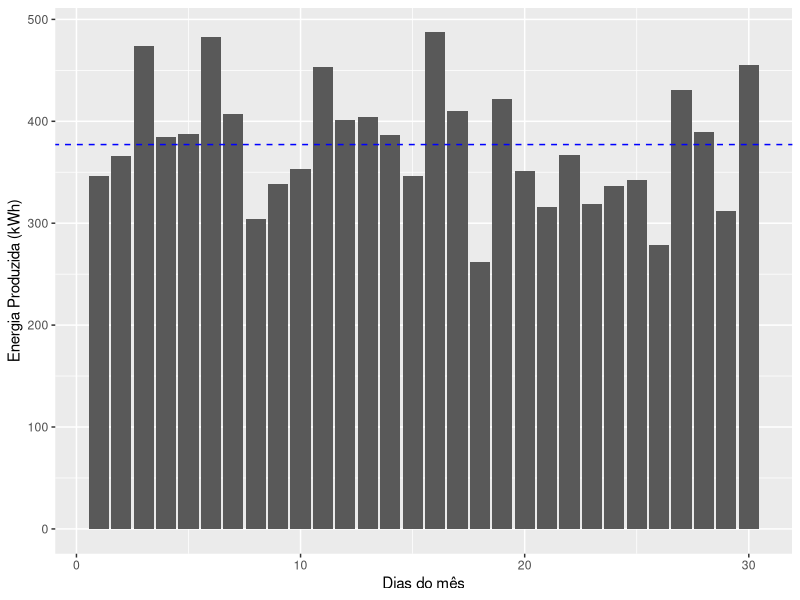
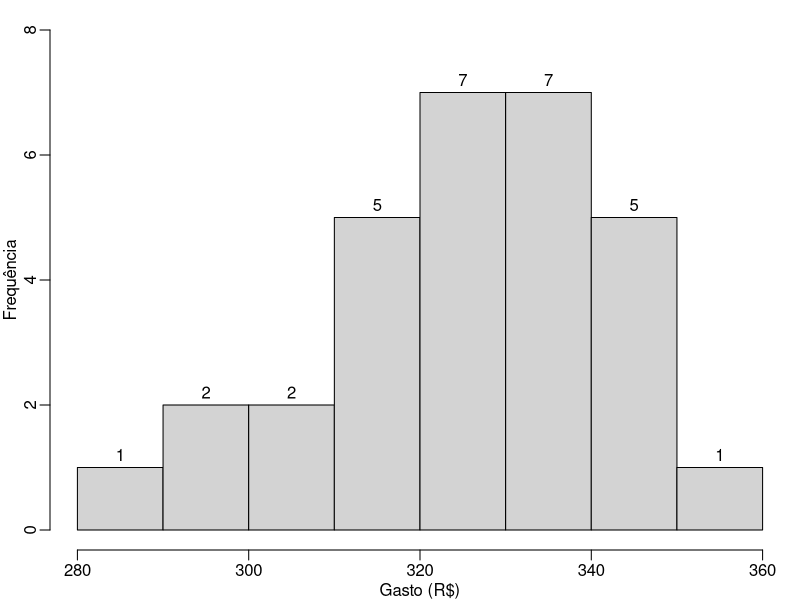
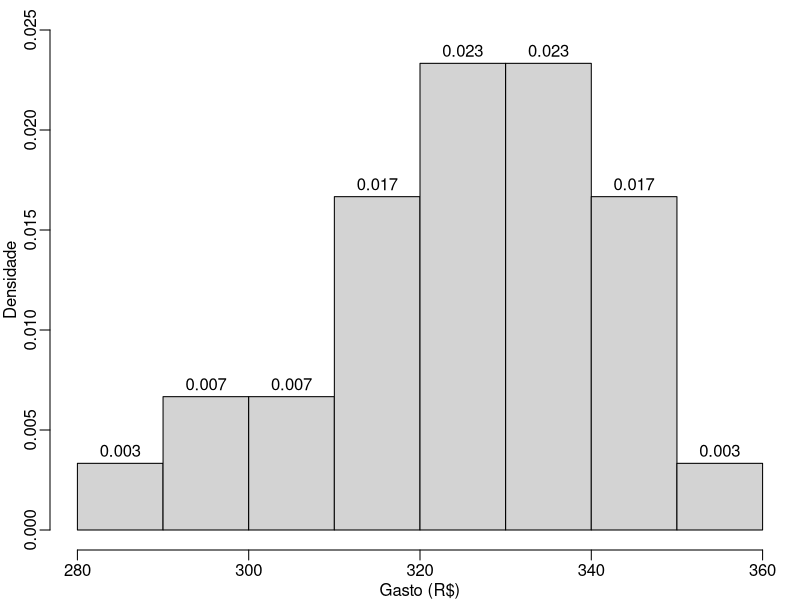
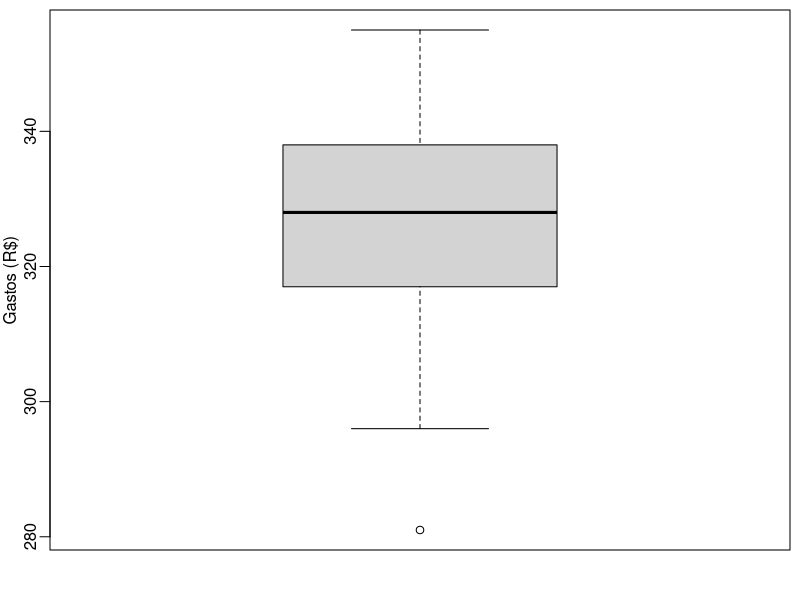
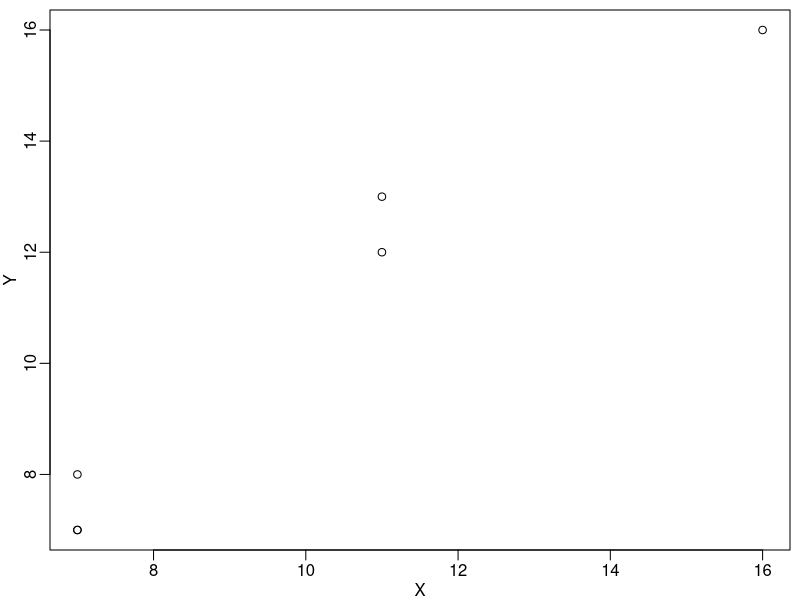
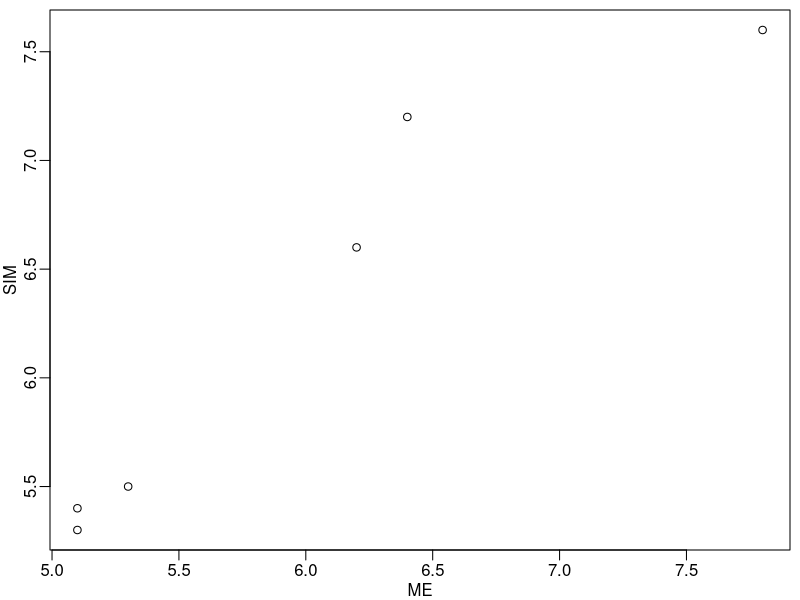
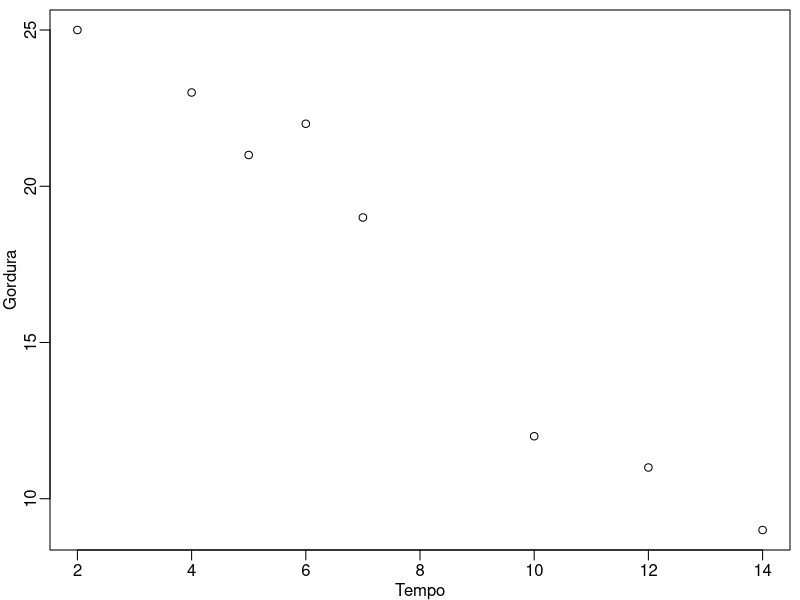
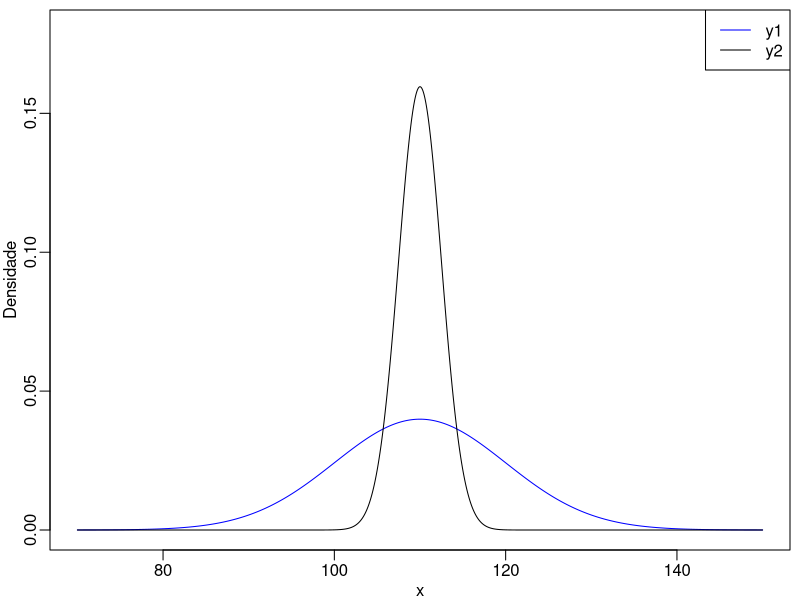

Source code (R) for these figures, in order:
## ---- chunk 1
knitr::opts_chunk$set(#collapse = TRUE,
                      echo = TRUE, 
                      size = "footnotesize",
                      comment = NA,
                      warning = FALSE,
                      message = FALSE,
                      #out.width = "1\\linewidth",
                      fig.align = "center",
                      fig.width = 8, 
                      fig.height = 4, 
                      fig.show = "hold",
                      #fig.path = "Figuras1/",
                      fig.pos = "!htb",
                      fig.cap = TRUE,
                      background = "#E6E6FA",
                      #background = "black",
                      dev = c("png",'pdf'),
                      res=300,
                      dpi = 300)
## ---- chunk 2
#library(tidyverse)
#library(tinytex)
library(knitr)
library(kableExtra)
library(xtable)
library(ggplot2)
library(dplyr)
## ---- chunk 3
#| label: tbl-transp
#| tbl-cap: "Tempo gasto, em minutos, para 10 funcionários irem de casa até a empresa em que trabalham de duas maneiras, ou transporte coletivo (TC) ou automóvel próprio (AP)."
#| tbl-cap-location: top
set.seed(7)
pp <- round(rnorm(10,mean=30,sd=5),0)
qq <- round(rnorm(10,mean=20,sd=5),0)
dd <- t(data.frame(Funcionario=1:10,
                 TC=pp, AP=qq))
dt <- as.data.frame(t(dd))
dd %>% 
  kable() %>% 
  kable_styling(full_width = FALSE, bootstrap_options = c("striped", "hover", "condensed", "responsive"))
## ---- chunk 4
TC <- c(41,24,27,28,25,25,34,29,31,41)
AP <- c(22,34,31,22,29,22,16,18,20,25)
dados <- data.frame(Funcionario=1:10,TC,AP)
dados
## ---- chunk 5
# Média e desvio padrão de TC
mean(dados[,2])
sd(dados[,2])
# Média e desvio padrão de AP
mean(dados[,3])
sd(dados[,3])
## ---- chunk 6
#Coeficiente de Variação (%):
#TC
round((sd(dados[,2])/mean(dados[,2]))*100,2)
#AP
round((sd(dados[,3])/mean(dados[,3]))*100,2)
## ---- chunk 7
set.seed(123)
energia <- round(c(rnorm(30,380,60)),2)
energia
## ---- chunk 8
# carregando a biblioteca
library(ggplot2)

# criando os dados
set.seed(123)
data <- data.frame(
  dia=1:30,  
  valor=round(c(rnorm(30,380,60)),2)
)
# Gráfico de barras
ggplot(data, aes(x=dia, y=valor)) + 
  geom_bar(stat = "identity") +
  geom_abline(slope=0, 
              intercept=mean(data$valor),
              col = "blue",lty=2)+
  labs(x="Dias do mês",
       y="Energia Produzida (kWh)")
## ---- chunk 9
library(gtools)
dd <- c(7,9,15)
vv <- var(dd)*2/3;vv
## ---- chunk 10
y = as.data.frame(permutations(n=3, r=2, 
                 v=dd, 
                 repeats.allowed=T))
colnames(c('r1','r2'))
## ---- chunk 11
y$s <- apply(y[,1:2],1, var)
y$v <- apply(y[,1:2],1, var)/2
y
## ---- chunk 12
ms <- mean(y$s);ms
mv <- mean(y$v);mv
## ---- chunk 13
#| label: tbl-adoles
#| tbl-cap: "Gastos mensais de 30 adolescentes para se alimentarem fora de casa."
#| tbl-cap-location: top
set.seed(7)
dp <- round(rnorm(30,325,100),0)
dp <- rpois(30,325)
dp %>% matrix(nrow = 3) %>% 
  kable() %>% 
  kable_styling(full_width = FALSE, bootstrap_options = c("striped", "hover", "condensed", "responsive"))

## ---- chunk 14
# Dados
dados <- c(309,324,305,312,281,341,355,296,
           342,337,334,321,322,299,335,320,
           338,330,323,330,332,342,346,317,
           326,319,333,339,311,344)
dados
## ---- chunk 15
#| Label: fig-hist1
#| fig-cap: "Histograma da frequência absoluta dos gastos mensais de 30 adolescentes para se alimentarem."
par(bg="white")
par(mar=c(2.5,2.5,0.5,0.5), mgp=c(1.5,0.5,0))
hist(dados, labels = T, main = "",
     xlab = 'Gasto (R$)', ylab = 'Frequência',
     ylim =c(0,8))
## ---- chunk 16
par(bg="white")
par(mar=c(2.5,2.5,0.5,0.5), mgp=c(1.5,0.5,0))
hist(dados, labels = T, main = "",
     xlab = 'Gasto (R$)', ylab = 'Densidade',
     probability = T, ylim = c(0,0.025))
## ---- chunk 17
summary(dados)
## ---- chunk 18
par(bg="white")
par(mar=c(2.5,2.5,0.5,0.5), mgp=c(1.5,0.5,0))
boxplot(dados, ylab = "Gastos (R$)") 
## ---- chunk 19
var(dados)
sd(dados)
(sd(dados)/mean(dados))*100
## ---- chunk 20
# Coeficiente de variação
# A:
(1500000/3280000)*100
#B
(500000/630000)*100
## ---- chunk 21
#| label: tbl-corr1
#| tbl-cap-location: top
#| tbl-cap: "Seis observações das variáveis X e Y."
set.seed(1)
x <- round(rnorm(6,mean = 10,sd=4),0)
y <- x + round(rnorm(6,mean = 0,sd=1),0)
dd <- t(data.frame(X=x, Y=y))
dd %>% 
  kable() %>% 
  kable_styling(full_width = FALSE, bootstrap_options = c("striped", "hover", "condensed", "responsive")) 
## ---- chunk 22
x <- c(7,11,7,16,11,7)
y <- c(7,12,8,16,13,7)
dados3 <- data.frame(X=x, Y=y)
dados3
## ---- chunk 23
par(bg="white")
par(mar=c(2.5,2.5,0.5,0.5), mgp=c(1.5,0.5,0))
plot(Y~X, dados3) 
## ---- chunk 24
cov(x,y)
## ---- chunk 25
cor(x,y)
# ou 
cov(x,y)/(sd(x)*sd(y))
## ---- chunk 26
#| label: tbl-corr2
#| tbl-cap-location: top
#| tbl-cap: "Seis observações das variáveis ME e SIM."
set.seed(1)
Aluno <- round(1:6,0)
x <- round(rnorm(6,mean = 6,sd=1.1),1)
y <- x + round(rnorm(6,mean = 0,sd=0.5),1)
dd <- t(data.frame(Aluno, ME=x, SIM=y))
dd %>% 
  kable() %>% 
  kable_styling(full_width = FALSE, bootstrap_options = c("striped", "hover", "condensed", "responsive"))
## ---- chunk 27
ME     <- c(5.3,6.2,5.1,7.8,6.4,5.1)
SIM	   <- c(5.5,6.6,5.4,7.6,7.2,5.3)
dados4 <- data.frame(Aluno=1:6,ME, SIM)
dados4
## ---- chunk 28
par(bg="white")
par(mar=c(2.5,2.5,0.5,0.5), mgp=c(1.5,0.5,0))
plot(SIM~ME,data = dados4) 
## ---- chunk 29
cov(dados4$ME,dados4$SIM)
## ---- chunk 30
cor(dados4$ME,dados4$SIM)
# ou 
cov(dados4$ME,dados4$SIM)/(sd(dados4$ME)*sd(dados4$SIM))
## ---- chunk 31
#| label: tbl-corr3
#| tbl-cap-location: top
#| tbl-cap: "Tempo de caminhada (horas) e gordura corporal (%) de oito indivíduos."
set.seed(1)
x <- c(6,12,4,2,5,7,14,10)
y <- c(22,11,23,25,21,19,9,12)
dd <- t(data.frame(Indivíduo=1:8, Tempo=x, Gordura =y))
dd %>% 
  kable() %>% 
  kable_styling(full_width = FALSE, bootstrap_options = c("striped", "hover", "condensed", "responsive"))
## ---- chunk 32
Tempo   <- c(6,12,4,2,5,7,14,10)
Gordura <- c(22,11,23,25,21,19,9,12)
dados5  <- data.frame(Ind=1:8,Tempo, Gordura)
dados5
## ---- chunk 33
par(bg="white")
par(mar=c(2.5,2.5,0.5,0.5), mgp=c(1.5,0.5,0))
plot(Gordura~Tempo,data = dados5) 
## ---- chunk 34
cov(dados5$Tempo,dados5$Gordura)
## ---- chunk 35
cor(dados5$Tempo,dados5$Gordura)
## ---- chunk 36
#| Label: fig-den1
#| fig-cap: "Distribuições da v.a. e das médias amostrais de X (comando básicos do R)."
x <- seq(70,150,0.01)
y1 <- dnorm(x,110,10)
y2 <- dnorm(x,110,2.5)
par(mar=c(2.5,2.5,0.5,0.5), mgp=c(1.5,0.5,0))
plot(y1~x, type="l",col="blue",ylim=c(0,0.18),
     ylab = "Densidade")
points(y2~x,type="l",col="black")
legend("topright", legend=c("y1", "y2"), col=c("blue", "black"), lty=1)

## ---- chunk 37
#| label: tbl-dieta1
#| tbl-cap: "Massa, em kg, para 12 pacientes, antes e depois de uma dieta proposta."
#| tbl-cap-location: top
set.seed(7)
pp <- round(rnorm(12,mean=95,sd=5),0)
qq <- round(rnorm(12,mean=90,sd=5),0)
dd <- t(data.frame(Paciente=1:12,
                 Antes=pp, Depois=qq))
#dt <- as.data.frame(t(dd))
dd %>% 
  kable() %>% 
  kable_styling(full_width = FALSE, bootstrap_options = c("striped", "hover", "condensed", "responsive"))
## ---- chunk 38
set.seed(7)
# Amostra da população Antes
xa <- round(rnorm(12,mean=95,sd=5),0)
# Amostra da população Depois
xb <- round(rnorm(12,mean=90,sd=5),0)
# Diferença 
d  <-xa - xb
# Média da diferença
mean(d)
# Desvio padrão da diferença
sd(d)
# Teste t pareado unilateral a direita
t.test(xa,xb,paired = T, alternative = "greater")
# t calculado
t.test(xa,xb,paired = T, alternative = "greater")$statistic
# Quantil
qt(0.95,9)

## ---- chunk 39
#| label: tbl-industria1
#| tbl-cap: "Perdas semanais (horas/funcionário) em 10 indústrias, antes e depois de um programa de segurança do trabalho."
#| tbl-cap-location: top
set.seed(7)
pp <- sort(round(rnorm(10,mean=70,sd=4),0))
qq <- sort(round(rnorm(10,mean=65,sd=4),0))
dd <- t(data.frame(Indústria=1:10,
                 Antes=pp, Depois=qq))
#dt <- as.data.frame(t(dd))
dd %>% 
  kable() %>% 
  kable_styling(full_width = FALSE, bootstrap_options = c("striped", "hover", "condensed", "responsive"))
## ---- chunk 40
set.seed(7)
# Amostra da população Antes
xa <- sort(round(rnorm(10,mean=70,sd=4),0))
# Amostra da população Depois
xb <- sort(round(rnorm(10,mean=65,sd=4),0))
# Diferença 
d  <-xa - xb
# Média da diferença
mean(d)
# Desvio padrão da diferença
sd(d)
# Teste t pareado unilateral a direita
t.test(xa,xb,paired = T, alternative = "greater")
# t calculado
t.test(xa,xb,paired = T, alternative = "greater")$statistic
# Quantil
qt(0.95,9)
